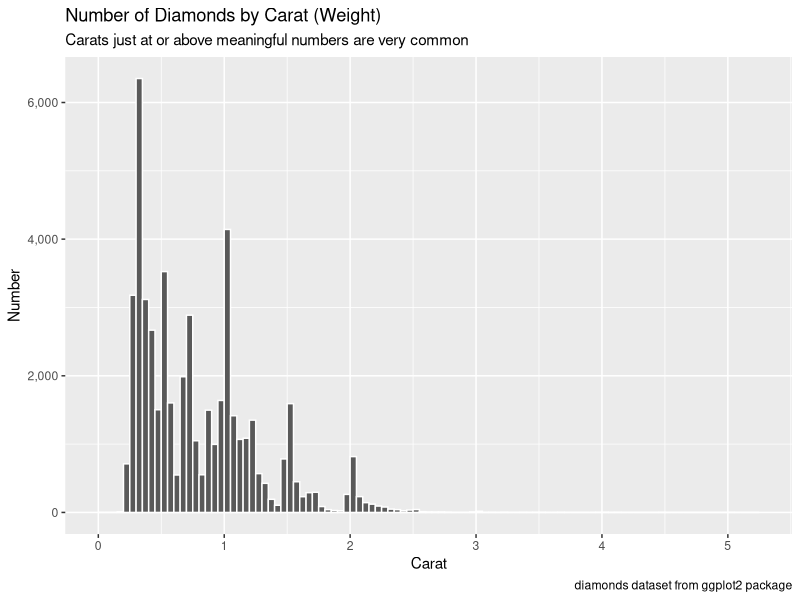

Write the R code that produced this figure.
library(tidyverse)

set.seed(1)
diamonds_sample <- diamonds %>%
	slice_sample(n = 50000)

hist_p <- ggplot(diamonds_sample, aes(x = carat)) +
	geom_histogram(
		binwidth = 0.05,
		boundary = 0,
		fill = "#595959",
		color = "white"
	) +
	scale_x_continuous(breaks = 0:5, limits = c(0, 5.25)) +
	scale_y_continuous(labels = scales::comma) +
	labs(
		title = "Number of Diamonds by Carat (Weight)",
		subtitle = "Carats just at or above meaningful numbers are very common",
		x = "Carat",
		y = "Number",
		caption = "diamonds dataset from ggplot2 package"
	)

ggsave(plot = hist_p, file = "diamonds.png")
